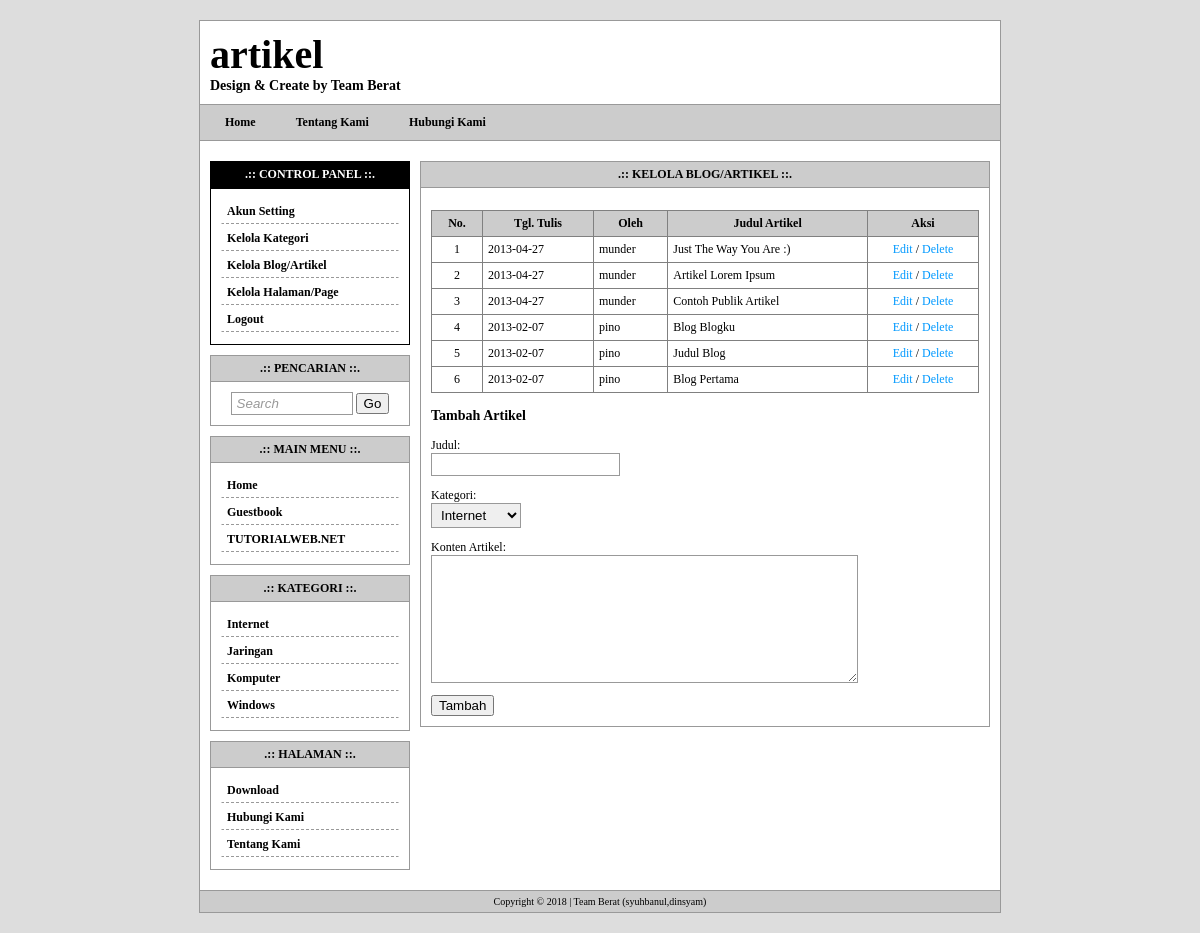
Screenshot of /user-blog.php (signed in) with the database file from the repository.
### tables this page shows
CREATE TABLE `tw_page` (
  `page_id` int(11) NOT NULL auto_increment,
  `page_user` varchar(32) NOT NULL,
  `page_date` date NOT NULL,
  `page_title` varchar(255) NOT NULL,
  `page_body` text NOT NULL,
  `page_top` int(2) NOT NULL,
  PRIMARY KEY  (`page_id`)
);

CREATE TABLE `tw_category` (
  `cat_id` int(11) NOT NULL auto_increment,
  `cat_name` varchar(32) NOT NULL,
  PRIMARY KEY  (`cat_id`)
);

CREATE TABLE `tw_blog` (
  `blog_id` int(11) NOT NULL auto_increment,
  `blog_user` varchar(32) NOT NULL,
  `blog_cat_id` int(11) NOT NULL,
  `blog_date` date NOT NULL,
  `blog_title` varchar(255) NOT NULL,
  `blog_body` text NOT NULL,
  PRIMARY KEY  (`blog_id`)
);

### user-blog.php (the view, shortened to what this page needs)
<?php
include'template/overall/header.php';
?>
<div class="content-title">.:: Kelola Blog/Artikel ::.</div>
<div class="content-body">
    <p>
    <table width="100%" border="1" cellpadding="5" style="border-collapse:collapse">
    	<tr bgcolor="#CCC">
        	<th width="40">No.</th>
            <th width="100">Tgl. Tulis</th>
            <th>Oleh</th>
            <th>Judul Artikel</th>
            <th width="100">Aksi</th>
        </tr>
        <?php
		$sql = mysqli_query($koneksi, "SELECT * FROM tw_blog ORDER BY blog_id DESC");
		if(mysqli_num_rows($sql) != 0){
			$no = 1;
			while($data = mysqli_fetch_assoc($sql)){
				echo '<tr>';
				echo '<td align="center">'.$no.'</td>';
				echo '<td>'.$data['blog_date'].'</td>';
				echo '<td>'.$data['blog_user'].'</td>';
				echo '<td>'.$data['blog_title'].'</td>';
				echo '<td align="center">';
					echo '<a href="user-blog.php?aksi=edit&id='.$data['blog_id'].'">Edit</a> / ';
					echo '<a href="user-blog.php?aksi=delete&id='.$data['blog_id'].'" onclick="return confirm(\'Anda yakin?\');">Delete</a>';
				echo '</td>';
				echo '</tr>';
				$no++;
			}
		}else{
			echo '<tr><td colspan="3">Tidak ada data.</td></tr>';
		}
		?>
    </table>
    </p>
    <?php
	if(!$_GET['aksi']){
		echo '<form action="" method="post">';
		echo '<h3>Tambah Artikel</h3>';
    	echo '<p>Judul:<br /><input type="text" name="judul" /></p>';
		echo '<p>Kategori:<br />';
		echo '<select name="kat">';
			$kategori = mysqli_query($koneksi, "SELECT * FROM tw_category ORDER BY cat_name ASC");
			while($dataKat = mysqli_fetch_assoc($kategori)){
				echo '<option value="'.$dataKat['cat_id'].'">'.$dataKat['cat_name'].'</option>';
			}
		echo '</select></p>';
		echo '<p>Konten Artikel:<br /><textarea name="konten" rows="8" cols="50"></textarea></p>';
        echo '<input type="submit" name="tambah-blog" value="Tambah" />';
    	echo '</form>';
	}
	?>
</div>
<?php include'template/overall/footer.php'; ?>

### template/menu.php
<?php
$sql = mysqli_query($koneksi, "SELECT * FROM tw_page WHERE page_top=1 ORDER BY page_id ASC");
if(mysqli_num_rows($sql) != 0){
	echo '<a href="index.php">Home</a>';
	while($data = mysqli_fetch_assoc($sql)){
		echo '<a href="page.php?id='.$data['page_id'].'">'.$data['page_title'].'</a>';
	}
}
?>

### template/widget/category.php
<div class="widget-title">.:: Kategori ::.</div>
<div class="widget-body">
    <?php
	$sql = mysqli_query($koneksi, "SELECT * FROM tw_category ORDER BY cat_name ASC");
	if(mysqli_num_rows($sql) != 0){
		while($data = mysqli_fetch_assoc($sql)){
			echo '<a class="menu" href="category.php?id='.$data['cat_id'].'">'.$data['cat_name'].'</a>';
		}
	}
	?>
</div>

### template/widget/page.php
<div class="widget-title">.:: Halaman ::.</div>
<div class="widget-body">
    <?php
	$sql = mysqli_query($koneksi, "SELECT * FROM tw_page ORDER BY page_title ASC");
	if(mysqli_num_rows($sql) != 0){
		while($data = mysqli_fetch_assoc($sql)){
			echo '<a class="menu" href="page.php?id='.$data['page_id'].'">'.$data['page_title'].'</a>';
		}
	}
	?>
</div>

### style.css (style rules this page uses)
body { font-family:tahoma; font-size:12px; background:#DDD; padding:0; margin:0; }
a { color:#0099FF; text-decoration:none; }
input[type="text"], input[type="password"], select, textarea { border:1px solid #999; padding:3px 5px; }
#menu a { text-decoration:none; color:#000000; font-weight:bold; padding:3px 15px; margin-right:10px; }
#widget .widget-title { background:#CCC; padding:5px 10px; font-weight:bold; border:1px solid #999; text-align:center; text-transform:uppercase; }
#widget .widget-body { padding:10px; border:1px solid #999; border-top:none; margin-bottom:10px; }
#widget .widget-body a.menu { display:block; padding:4px 5px; margin-bottom:2px; border:1px solid #FFF; border-bottom:1px dashed #999; color:#000; font-weight:bold; }
#content .content-title { background:#CCC; padding:5px 10px; font-weight:bold; border:1px solid #999; text-align:center; text-transform:uppercase; }
#content .content-body { padding:10px; border:1px solid #999; border-top:none; margin-bottom:10px; }

### rows the page displays
tw_page: page_title "Tentang Kami"
tw_page: page_title "Hubungi Kami"
tw_category: cat_name "Internet"
tw_category: cat_name "Jaringan"
tw_category: cat_name "Komputer"
tw_category: cat_name "Windows"
tw_page: page_title "Download"
tw_blog: blog_date "2013-04-27", blog_user "munder", blog_title "Just The Way You Are :)"
tw_blog: blog_date "2013-04-27", blog_user "munder", blog_title "Artikel Lorem Ipsum"
tw_blog: blog_date "2013-04-27", blog_user "munder", blog_title "Contoh Publik Artikel"
tw_blog: blog_date "2013-02-07", blog_user "pino", blog_title "Blog Blogku"
tw_blog: blog_date "2013-02-07", blog_user "pino", blog_title "Judul Blog"
tw_blog: blog_date "2013-02-07", blog_user "pino", blog_title "Blog Pertama"

### other values shown
form field kat "Internet"
